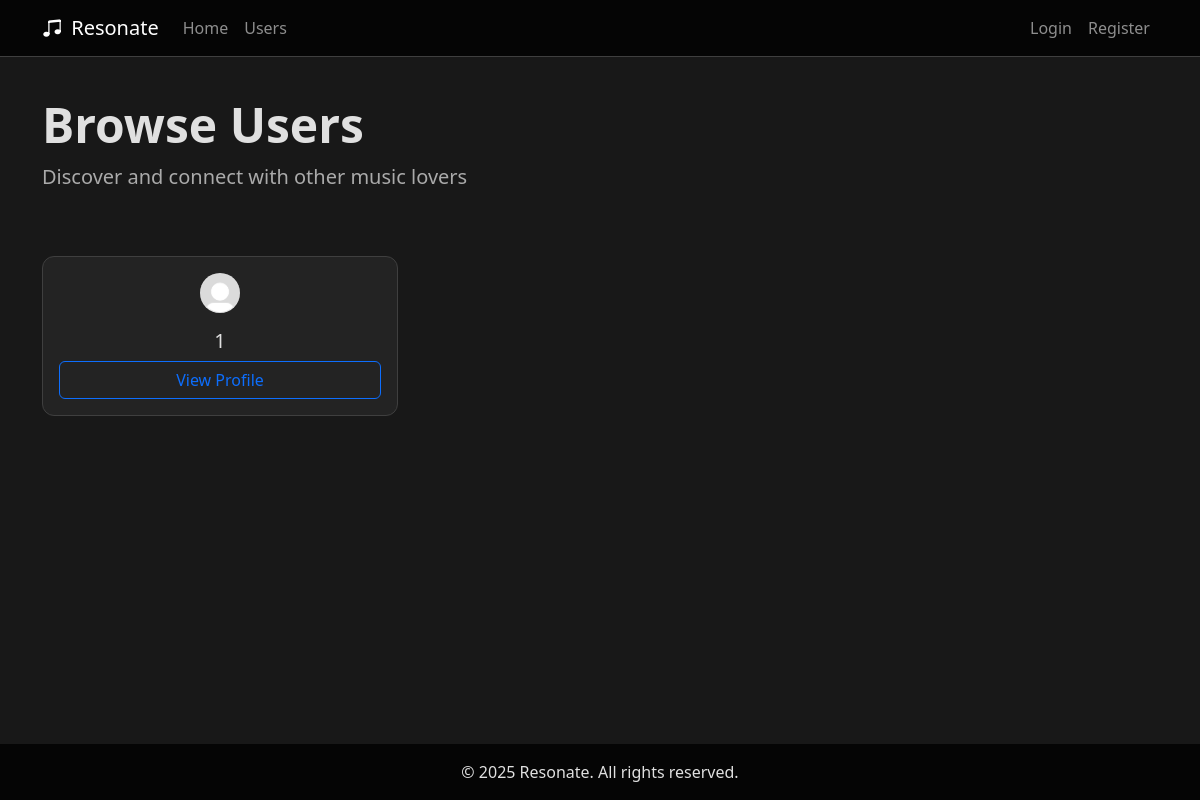
/users, run on an earlier commit of the app's database.
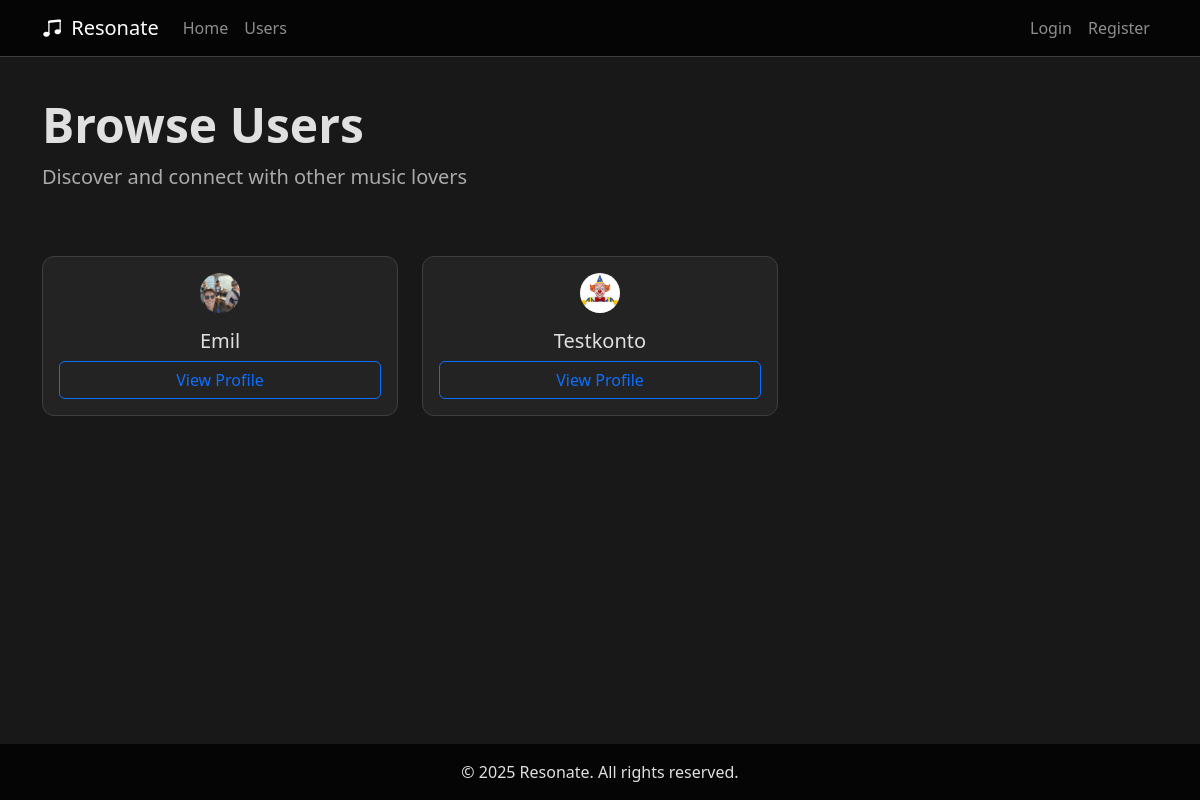
And on a later commit of the database.
### app.py (models this page shows, shortened)
class User(UserMixin, db.Model):
    __tablename__ = 'users'
    userId = db.Column(db.String(36), primary_key=True, default=lambda: str(uuid.uuid4()))
    username = db.Column(db.String(80), nullable=False)
    email = db.Column(db.String(120), unique=True, nullable=False)
    password = db.Column(db.String(128))
    profilePicture = db.Column(db.String, nullable=True, default='default.jpg')
    favoriteGenres = db.Column(db.String, nullable=True)
    createdAt = db.Column(db.DateTime, default=datetime.utcnow)
    spotify_access_token = db.Column(db.String(255), nullable=True)
    spotify_refresh_token = db.Column(db.String(255), nullable=True)
    spotify_user_id = db.Column(db.String(255), nullable=True)
    spotify_token_expiry = db.Column(db.DateTime, nullable=True)
    bio = db.Column(db.Text, nullable=True)
    sotd_title = db.Column(db.String(200), nullable=True)
    sotd_artist = db.Column(db.String(200), nullable=True)
    song_picture = db.Column(db.String(200), nullable=True)
    favorite_songs = db.Column(db.String, nullable=True)
    followed = db.relationship(
        'User',
        secondary=followers,
        primaryjoin=(followers.c.follower_id == userId),
        secondaryjoin=(followers.c.followed_id == userId),
        backref=db.backref('followers', lazy='dynamic'),
        lazy='dynamic'
    )

### app.py (the view)
@app.route('/users')
def users():
    users = User.query.all()
    return render_template('users.html', users=users)

### templates/users.html (shortened to what this page needs)
{% extends "base.html" %}
{% block content %}
<div class="container mt-5">
    <div class="row">
        <div class="col-md-12 mb-5">
            <h1 class="display-5 fw-bold">Browse Users</h1>
            <p class="lead text-muted">Discover and connect with other music lovers</p>
        </div>
    </div>
    <div class="row">
        {% for user in users %}
        <div class="col-md-4 mb-4">
            <div class="card h-100">
                <div class="card-body text-center">
                    <div class="mb-3" style="display: flex; justify-content: center;">
                        <img src="{{ url_for('static', filename='profile_pics/' + user.profilePicture) }}"
                            class="profile-pic-small"
                            alt="{{ user.username }}'s profile picture">
                    </div>
                    <h5 class="card-title">{{ user.username }}</h5>
                    <div class="d-grid gap-2">
                        <a href="{{ url_for('profile', username=user.username) }}" class="btn btn-outline-primary">View Profile</a>
                    </div>
                </div>
            </div>
        </div>
        {% endfor %}
    </div>
</div>
{% endblock %}

### templates/base.html (shortened to what this page needs)
<!DOCTYPE html>
<html lang="en">
<head>
    <link href="https://cdn.jsdelivr.net/npm/bootstrap@5.2.3/dist/css/bootstrap.min.css" rel="stylesheet">
    <link rel="stylesheet" href="https://cdn.jsdelivr.net/npm/bootstrap-icons@1.10.3/font/bootstrap-icons.css">
</head>
<body>
    <nav class="navbar navbar-expand-lg navbar-dark bg-primary fixed-top">
        <div class="container">
            <a class="navbar-brand" href="{{ url_for('index') }}">
                <i class="bi bi-music-note-beamed me-1"></i> Resonate
            </a>
            <div class="collapse navbar-collapse" id="navbarNav">
                <ul class="navbar-nav me-auto">
                    <li class="nav-item">
                        <a class="nav-link" href="{{ url_for('index') }}">Home</a>
                    </li>
                    <li class="nav-item">
                        <a class="nav-link" href="{{ url_for('users') }}">Users</a>
                    </li>
                </ul>
                <ul class="navbar-nav ms-auto">
                    {% if current_user.is_authenticated %}
                    <li class="nav-item dropdown">
                        <a class="nav-link dropdown-toggle" href="#" role="button" data-bs-toggle="dropdown">
                            <img src="{{ url_for('static', filename='profile_pics/' + current_user.profilePicture) }}"
                                 class="rounded-circle me-1" style="width: 24px; height: 24px; object-fit: cover;">
                            {{ current_user.username }}
                        </a>
                        <ul class="dropdown-menu dropdown-menu-end">
                            <li>
                                <a class="dropdown-item" href="{{ url_for('profile', username=current_user.username) }}">
                                    <i class="bi bi-person me-2"></i>My Profile
                                </a>
                            </li>
                            <li>
                                <a class="dropdown-item" href="{{ url_for('edit_profile') }}">
                                    <i class="bi bi-gear me-2"></i>Edit Profile
                                </a>
                            </li>
                            <li><hr class="dropdown-divider"></li>
                            <li>
                                <a class="dropdown-item" href="{{ url_for('logout') }}">
                                    <i class="bi bi-box-arrow-right me-2"></i>Logout
                                </a>
                            </li>
                        </ul>
                    </li>
                    {% else %}
                    <li class="nav-item">
                        <a class="nav-link" href="{{ url_for('login') }}">Login</a>
                    </li>
                    <li class="nav-item">
                        <a class="nav-link" href="{{ url_for('register') }}">Register</a>
                    </li>
                    {% endif %}
                </ul>
            </div>
        </div>
    </nav>
    <main class="py-5">
        {% block content %}{% endblock %}
    </main>
    <footer class="footer text-center">
        <div class="container">
            <p class="mb-0">&copy; 2025 Resonate. All rights reserved.</p>
        </div>
    </footer>
</body>
</html>

### templates/base.html (style rules this page uses)
:root { --bg-primary: #181818; --bg-secondary: #232323; --bg-tertiary: #333333; --accent-primary: #6a4fbb; --accent-secondary: #a45dff; --accent-tertiary: #c4a8d6; --text-primary: #e0e0e0; --text-secondary: #aaaaaa; --text-muted: #888888; --border-color: #3f3f3f; --glow-effect: 0 0 8px rgba(164, 93, 255, 0.7), 0 0 16px rgba(164, 93, 255, 0.4); }
html, body { height: 100%; margin: 0; background-color: var(--bg-primary); color: var(--text-primary); }
body { display: flex; flex-direction: column; }
.profile-pic-small { width: 40px; height: 40px; object-fit: cover; border-radius: 50%; }
main { flex: 1 0 auto; padding-top: 80px; }
.navbar { background-color: #050505 !important; border-bottom: 1px solid var(--border-color); }
.card { background-color: var(--bg-secondary); border: 1px solid var(--border-color); border-radius: 12px; }
h1, h2, h3, h4, h5, h6, p { color: var(--text-primary); }
a { color: var(--accent-primary); }
.text-muted { color: var(--text-secondary) !important; }
.footer { flex-shrink: 0; background-color: #050505 !important; color: var(--text-secondary); width: 100%; padding: 1rem 0; }

What changed in the data, as far as the page shows it:
removed User: profilePicture (placeholder picture), username "1"
added User: profilePicture+username (picture), username "Emil"
added User: profilePicture (picture), username "Testkonto"
